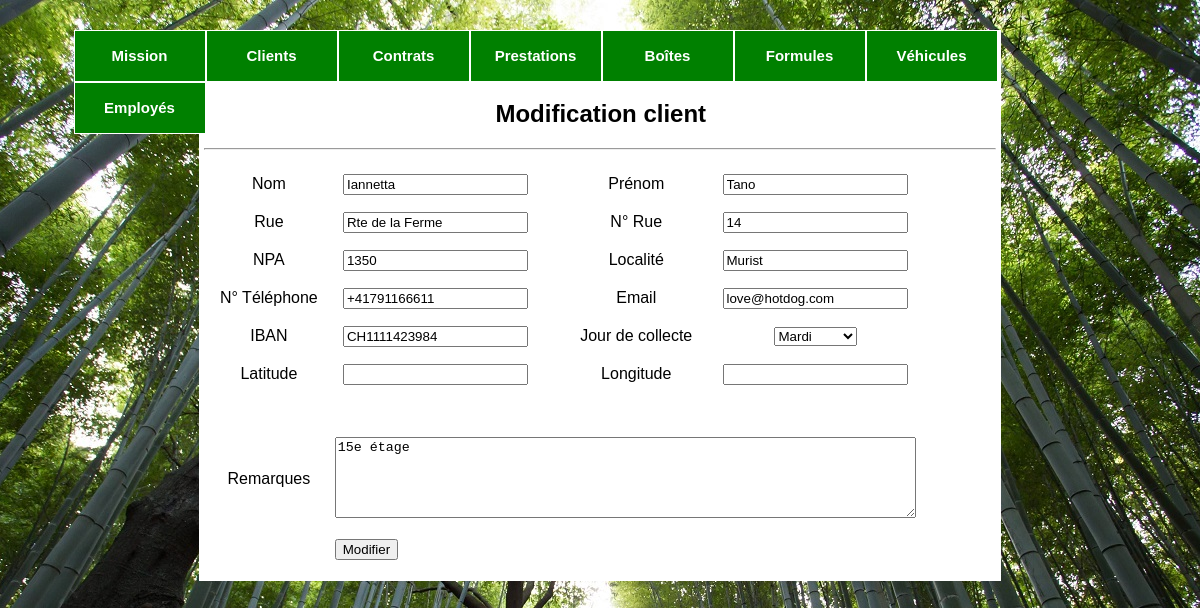
The page /gestionClients.php?client_id=2 on the database its author committed.
### tables this page shows
CREATE TABLE IF NOT EXISTS `client` (
  `client_id` INT UNSIGNED NOT NULL AUTO_INCREMENT,
  `nom` VARCHAR(45) NOT NULL,
  `prenom` VARCHAR(45) NOT NULL,
  `adresse_rue` VARCHAR(45) NOT NULL,
  `adresse_numero` INT(3) NOT NULL,
  `adresse_code_postal` INT(4) NOT NULL,
  `localite_id` INT UNSIGNED NOT NULL,
  `gps_latitude` DECIMAL(12,6) NULL,
  `gps_longitude` DECIMAL(12,6) NULL,
  `no_telephone` VARCHAR(12) NOT NULL,
  `email` VARCHAR(100) NULL,
  `iban` VARCHAR(34) NOT NULL,
  `prochain_passage` TIMESTAMP NULL,
  `jour_collect` VARCHAR(9) NOT NULL DEFAULT 'Monday',
  `remarques` VARCHAR(200) NULL,
  `last_update` TIMESTAMP NOT NULL DEFAULT CURRENT_TIMESTAMP,
  PRIMARY KEY (`client_id`),
  UNIQUE INDEX `client_id_UNIQUE` (`client_id` ASC),
  INDEX `fk_client_localite1_idx` (`localite_id` ASC),
  CONSTRAINT `fk_client_localite1`
    FOREIGN KEY (`localite_id`)
    REFERENCES `localite` (`localite_id`)
    ON DELETE NO ACTION
    ON UPDATE NO ACTION);

CREATE TABLE IF NOT EXISTS `localite` (
  `localite_id` INT UNSIGNED NOT NULL AUTO_INCREMENT,
  `localite` VARCHAR(45) NOT NULL,
  `commune_id` INT UNSIGNED NOT NULL,
  `dechetterie_id` INT UNSIGNED NOT NULL,
  `last_update` TIMESTAMP NOT NULL DEFAULT CURRENT_TIMESTAMP,
  PRIMARY KEY (`localite_id`),
  INDEX `fk_localite_commune1_idx` (`commune_id` ASC),
  INDEX `fk_localite_dechetterie1_idx` (`dechetterie_id` ASC),
  CONSTRAINT `fk_localite_commune1`
    FOREIGN KEY (`commune_id`)
    REFERENCES `commune` (`commune_id`)
    ON DELETE RESTRICT
    ON UPDATE CASCADE,
  CONSTRAINT `fk_localite_dechetterie1`
    FOREIGN KEY (`dechetterie_id`)
    REFERENCES `dechetterie` (`dechetterie_id`)
    ON DELETE RESTRICT
    ON UPDATE CASCADE);

### includes/include.php (called while the page is built, shortened)
<?php
    function connexion($requete, $type_req)
    {
        try
        {
            $connexion = new PDO('mysql:host=localhost; dbname=oust','root', 'root');
            $connexion->setAttribute(PDO::ATTR_ERRMODE, PDO::ERRMODE_EXCEPTION);
        }
        catch (Exception $e)
        {
            echo 'Une erreur est survenue lors de la connexion à la base de données.'.$e->getMessage();
            die();
        }
        if ($type_req == 'select')
        {
            $resultats = $connexion->query("$requete");
        }
        else
        {
            $resultats = $connexion->exec("$requete");
        }
        return $resultats;
    }
?>

### gestionClients.php (the view, shortened to what this page needs)
<!DOCTYPE html>
<?php
    include ('includes/include.php');
    extract(@$_GET);
?>
<html lang="fr">
    <head>
        <link href="css/oust.css" rel="stylesheet" type="text/css" media="all">
    </head>
    <body>
        <?php include 'menu.php'; ?>
        <div id="wrapper">
            <?php
                if(isset($client_id))
                {
                    $ActionClient = 'Modification client';
                    $reqSQL = 'SELECT *
                               FROM client AS c
                               INNER JOIN localite AS l
                               ON c.localite_id = l.localite_id
                               WHERE client_id="'.$client_id.'";';
                    $resSQL = connexion($reqSQL, 'select');
                    $ligneSQL = $resSQL->fetch();
                    $fileClient = 'updateClients.php?client_id='.$client_id;
                }
                else
                {
                    $ActionClient = 'Ajout client';
                    $fileClient = 'ajoutClients.php';
                }
                echo '<h2>'.$ActionClient.'</h2><hr>';
            ?>
            <form method="post" action="<?php echo $fileClient; ?>">
                <table>
                    <tr>
                        <td>Nom</td>
                        <td>
                            <input type="text" name="fnom"
                                <?php
                                    if(isset($client_id))
                                        echo ' value="'.$ligneSQL['nom'].'"';
                                ?>
                            />
                        </td>
                        <td>&nbsp;</td>
                        <td>Prénom</td>
                        <td>
                            <input type="text" name="fprenom"
                                <?php
                                    if(isset($client_id))
                                        echo ' value="'.$ligneSQL['prenom'].'"';
                                ?>
                            />
                        </td>
                    </tr>
                    <tr>
                        <td>Rue</td>
                        <td>
                            <input type="text" name="fadresse_rue"
                                <?php
                                    if(isset($client_id))
                                        echo ' value="'.$ligneSQL['adresse_rue'].'"';
                                ?>
                            />
                        </td>
                        <td>&nbsp;</td>
                        <td>N° Rue</td>
                        <td>
                            <input type="text" name="fadresse_numero"
                                <?php
                                    if(isset($client_id))
                                        echo ' value="'.$ligneSQL['adresse_numero'].'"';
                                ?>
                            />
                        </td>
                    </tr>
                    <tr>
                        <td>NPA</td>
                        <td>
                            <input type="text" name="fadresse_code_postal"
                                <?php
                                    if(isset($client_id))
                                        echo ' value="'.$ligneSQL['adresse_code_postal'].'"';
                                ?>
                            />
                        </td>
                        <td>&nbsp;</td>
                        <td>Localité</td>
                        <td>
                            <?php
                                if(isset($client_id))
                                {
                                    echo '<input type="text" name="flocalite" readonly value="'.$ligneSQL['localite'].'"/>';
                                }
                            ?>
                        </td>
                    </tr>
                    <tr>
                        <td>N° Téléphone</td>
                        <td>
                            <input type="text" name="fno_telephone"
                                <?php
                                    if(isset($client_id))
                                        echo ' value="'.$ligneSQL['no_telephone'].'"';
                                ?>
                            />
                        </td>
                        <td>&nbsp;</td>
                        <td>Email</td>
                        <td>
                            <input type="text" name="femail"
                                <?php
                                    if(isset($client_id))
                                        echo ' value="'.$ligneSQL['email'].'"';
                                ?>
                            />
                        </td>
                    </tr>
                    <tr>
                        <td>IBAN</td>
                        <td>
                            <input type="text" name="fiban"
                                <?php
                                    if(isset($client_id))
                                        echo ' value="'.$ligneSQL['iban'].'"';
                                ?>
                            />
                        </td>
                        <td>&nbsp;</td>
                        <td>Jour de collecte</td>
                        <td>
                            <select name="fjour_collect" id="jourCollect">
                                <option value="Tuesday"
                                    <?php
                                        if (isset($client_id) && $ligneSQL['jour_collect'] == 'Tuesday')
                                            echo ' selected';
                                    ?>
                                    >Mardi</option>
                            </select>
                        </td>
                    </tr>
                    <tr>
                        <td>Latitude</td>
                        <td>
                            <input type="text" name="fgps_latitude"
                                <?php
                                    if(isset($client_id))
                                        echo ' value="'.$ligneSQL['gps_latitude'].'"';
                                ?>
                            />
                        </td>
                        <td>&nbsp;</td>
                        <td>Longitude</td>
                        <td>
                            <input type="text" name="fgps_longitude"
                                <?php
                                    if(isset($client_id))
                                        echo ' value="'.$ligneSQL['gps_longitude'].'"';
                                ?>
                            />
                        </td>
                    </tr>
                    <tr><td>&nbsp;</td></tr>
                    <tr>
                        <td>Remarques</td>
                        <td colspan="4">
                            <textarea name="fremarques" id="remarques" rows="5" cols="70"><?php
                                if(isset($client_id))
                                    echo $ligneSQL['remarques']; ?></textarea>
                        </td>
                    </tr>
                    <tr>
                        <td></td>
                        <td align="left">
                            <input type="submit" name="action"
                                <?php
                                    if(isset($client_id))
                                        echo ' value="Modifier"';
                                    else
                                        echo ' value="Ajouter client"';
                                ?>
                            />
                        </td>
                    </tr>
                </table>
            </form>
        </div>
    </body>
</html>

### css/oust.css (style rules this page uses)
body { background-image: url("../images/background-arbre.jpg"); background-repeat: no-repeat; background-attachment: fixed; width: 100%; height: 100%; background-position: top center; position: relative; margin: auto; }
table { border-spacing: 15px; }
#wrapper { background: white; margin: auto; margin-top: 30px; margin-bottom: 30px; width: 792px; text-align: center; padding: 50px 5px 5px 5px; }

### rows shown on the page
client: fnom "Iannetta", fprenom "Tano", fadresse_rue "Rte de la Ferme", fadresse_numero "14", fadresse_code_postal "1350", flocalite "Murist", fno_telephone "+41791166611", femail "love@hotdog.com", fiban "CH1111423984", fjour_collect "Mardi", fremarques "15e étage"

### other values the page prints
$ActionClient "Modification client"
